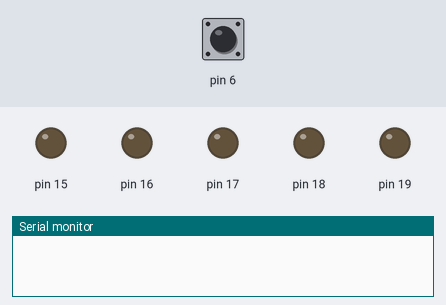
Bench run of a sketch on a simulated Arduino Uno, built with avr-gcc and run on an emulated ATmega328P. Shown: output pins drawn as LEDs (lit = HIGH), the last lines printed to the serial monitor. The test bench sets the inputs (shaded band); at power-on: pin 6 HIGH. Random numbers use the default seed unless the sketch sets one.

Above: at 1.2 s.
1.3 s: pin 6 pulled LOW for 3.2 s
At 2.4 s:
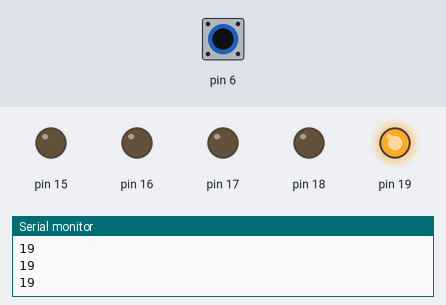
At 4.3 s:
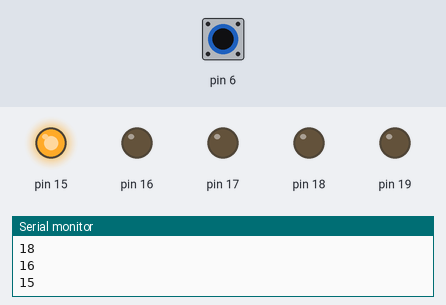
6.0 s: pin 6 pulled LOW for 0.15 s
At 7.2 s:
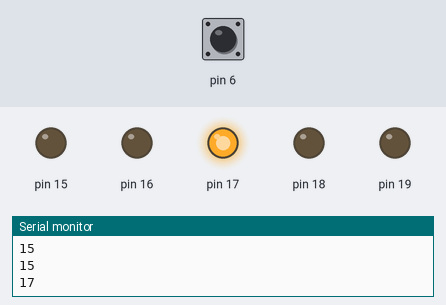
Timing chart, 0 to 9.0 s (numbered marks = the images above; inputs shaded):
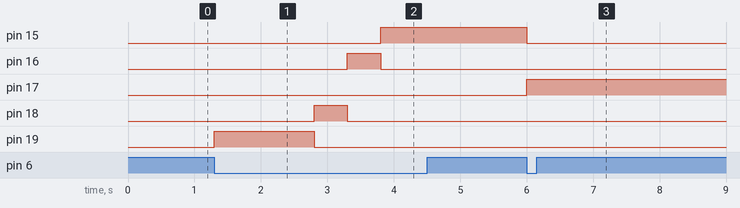

Measured:
- after the input at 1.3 s, pin 15: LOW → HIGH after 2.5 s; pin 16: LOW → HIGH after 2.0 s, → LOW 0.50 s later; pin 18: LOW → HIGH after 1.5 s, → LOW 0.50 s later; pin 19: LOW → HIGH at once, → LOW 1.5 s later
- after the input at 6.0 s, pin 15: HIGH → LOW at once; pin 17: LOW → HIGH at once

The sketch:

Soru7_2.ino
```cpp
void setup() {
  Serial.begin(9600);
  randomSeed(analogRead(0));

  for (int i = 15; i <= 19; i++)
    pinMode(i, OUTPUT);

  pinMode(6, INPUT_PULLUP);
}

void ledSondur(){
  for(int i = 15;i<=19;i++)
    digitalWrite(i, 0);
}

void loop() {
  int btnDeger = digitalRead(6);
  if (btnDeger == 0)  //btn basılı ise,PULL_UP olduğu için
  {
    //15 ve 19 arasında sınırlar dahil
    int rnd = random(15,20);  //15-16-17-18-19
    Serial.println(rnd);

    ledSondur();
    digitalWrite(rnd,1);

    delay(500);
  }
}
```
